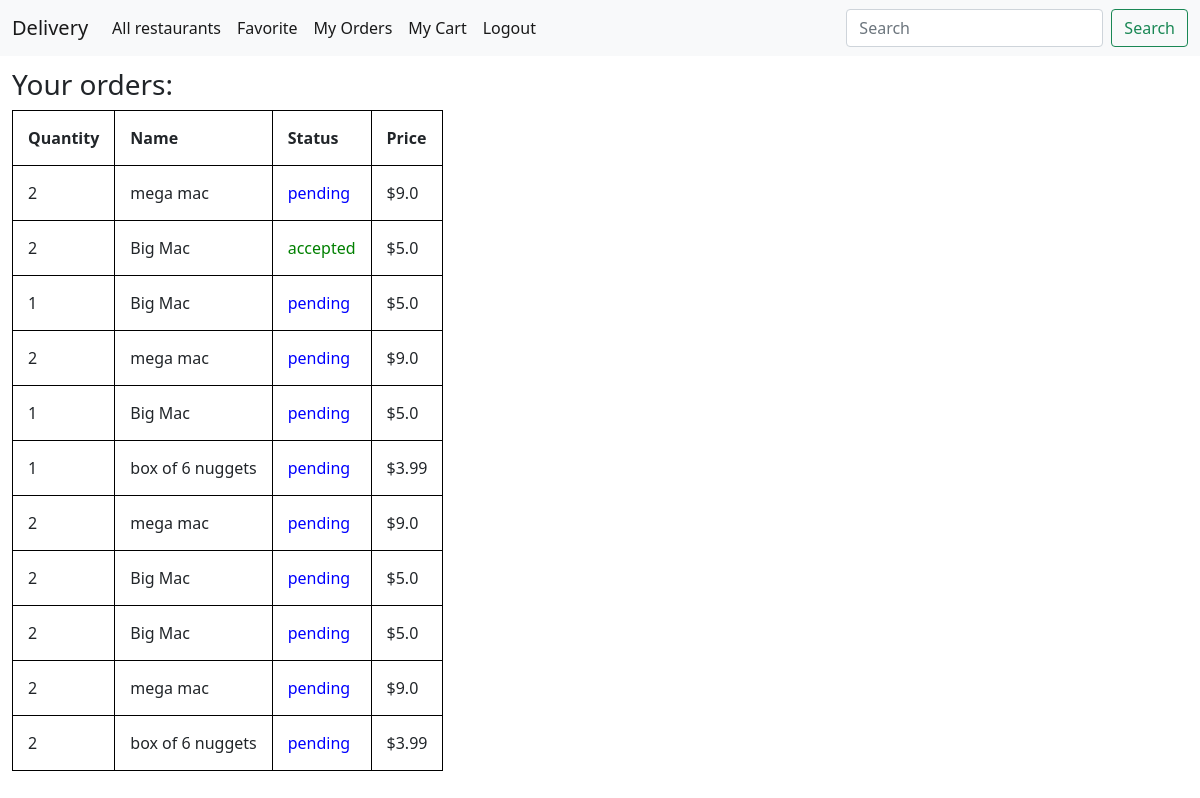
/orders (signed in), run on the app's committed database.
### delivery/models.py (models this page shows, shortened)
class Order(models.Model):
	quantity = models.IntegerField()
	food = models.ForeignKey("Food", on_delete=models.CASCADE, related_name="ordered_food")
	user = models.ForeignKey("User", on_delete=models.CASCADE, related_name="order_user")
	status = models.CharField(max_length=64, blank=True, null=True)
	viewed = models.BooleanField(default=False)

class Food(models.Model):
	name = models.CharField(max_length=64)
	price = models.FloatField()
	description = models.TextField(blank=True)
	restaurant = models.ForeignKey("Restaurant", on_delete=models.CASCADE, related_name="food_restaurant")

### delivery/views.py (the view)
# urls.py: path("orders", views.orders, name="orders"),
def orders(request):
    return render(request, "delivery/orders.html",{"user":request.user, "orders":request.user.orders.all()})

### delivery/templates/delivery/orders.html (shortened to what this page needs)
{% extends "delivery/layout.html" %}
{% block body %}
<h3>Your orders: </h3>
	<table>
		<tr>
			<th>Quantity</th>
			<th>Name</th>
			<th>Status</th>
			<th>Price</th>
		</tr>
		{% for item in orders %}
			<tr>
				<td>{{item.quantity}}</td>
				<td>{{item.food.name}}</td>
				{% if item.status == "accepted" %}
					<td><span style="color:green">{{item.status}}</span></td>
				{% elif item.status == "declined" %}
					<td><span style="color:red">{{item.status}}</span></td>
				{% else %}
				<td><span style="color:blue">pending</span></td>
				{% endif %}
				<td>${{item.food.price}}</td>
			</tr>
		{% endfor %}
	</table>
{% endblock%}

### delivery/static/delivery/styles.css (style rules this page uses)
table, th, td { border: 1px solid black; }
th, td { padding: 15px; }

### data on the page
Order: quantity "2", food.name "mega mac", shows "pending", food.price "9.0"
Order: quantity "2", food.name "Big Mac", status "accepted", food.price "5.0"
Order: quantity "1", food.name "Big Mac", shows "pending", food.price "5.0"
Order: quantity "2", food.name "mega mac", shows "pending", food.price "9.0"
Order: quantity "1", food.name "Big Mac", shows "pending", food.price "5.0"
Order: quantity "1", food.name "box of 6 nuggets", shows "pending", food.price "3.99"
Order: quantity "2", food.name "mega mac", shows "pending", food.price "9.0"
Order: quantity "2", food.name "Big Mac", shows "pending", food.price "5.0"
Order: quantity "2", food.name "Big Mac", shows "pending", food.price "5.0"
Order: quantity "2", food.name "mega mac", shows "pending", food.price "9.0"
Order: quantity "2", food.name "box of 6 nuggets", shows "pending", food.price "3.99"
